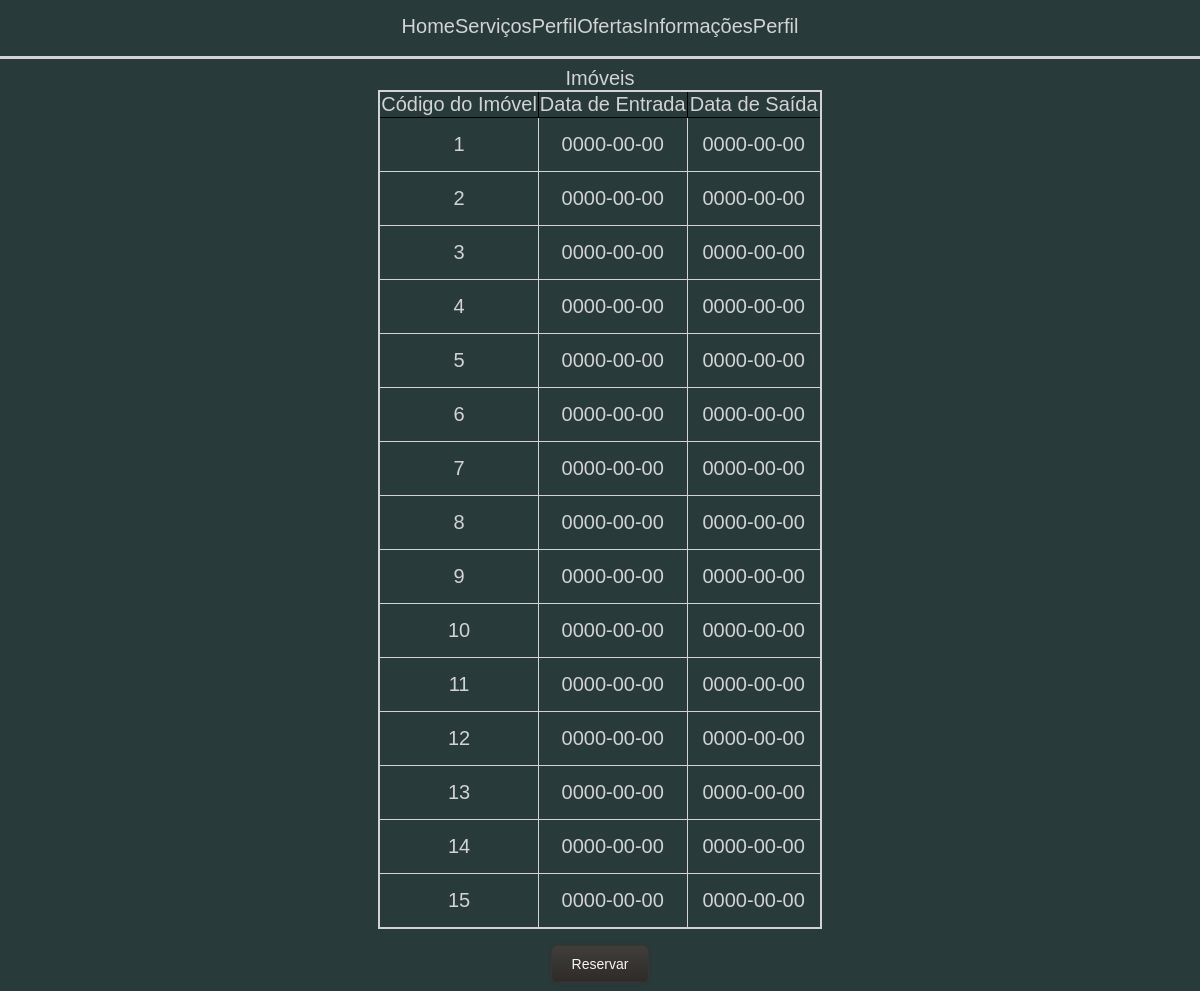
Page /calendario.php on the earlier database version.
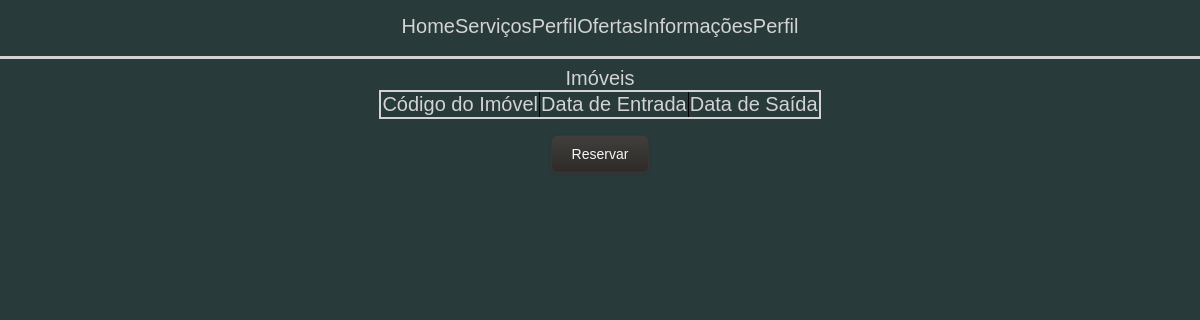
Same page on the later database version.
### tables this page shows
CREATE TABLE reserva(
idf int PRIMARY Key NOT NULL AUTO_INCREMENT,
data_entrada datetime NOT NULL,
data_saida datetime NOT NULL,
npessoas int NOT NULL, 
nid int NOT NULL,
idc int NOT NULL,
FOREIGN kEY (nid) REFERENCES hospede(nid) ON DELETE CASCADE,
FOREIGN kEY (idc) REFERENCES imovel(idc) ON DELETE CASCADE);

### calendario.php (the view, shortened to what this page needs)
<!DOCTYPE html>
<html>
<head>
	<link rel="stylesheet" href="main5.css">
	<?php
	include_once("connect.php");
	$consult =  "SELECT * FROM reserva";
	$consulta2 = mysqli_query($conn, $consult);
	?>
	<link rel="stylesheet" href="main4.css">
</head>
<body>
	<div class="cabecalho" align="center">
        <div class="menu" align="center">
            <nav align="center">
                <ul align="center">
                    <li><a href="index.php">Home</a></li><li><a href="index.php#901">Serviços</a></li><li><a href="index.php#902">Perfil</a></li><li><a href="index.php#903">Ofertas</a></li><li><a href="index.php#904">Informações</a></li><li><a href="perfil.php">Perfil</a></li>
                </ul>
            </nav>
        </div>
    </div>
    <div class="container" align="center">
		<table align="center" style="border-spacing: 5px; border: 2px solid lightgray; border-collapse: collapse;">
			<caption style="color:lightgray;" align="center">Imóveis</caption>
			<tbody style="color:lightgray;" align="center">
				<tr>
					<td>Código do Imóvel</td>
					<td>Data de Entrada</td>
					<td>Data de Saída</td>
				</tr>
			</tbody>
			<tbody>
				<?php while($row = mysqli_fetch_assoc($consulta2)) { ?>
				<tr style="padding: 15px;">
					<td style="color:lightgray; padding: 15px; border: 1px solid"><?php echo $row['idc']; ?></td>
					<td style="color:lightgray; padding: 15px; border: 1px solid"><?php echo $row['data_entrada']; ?></td>
					<td style="color:lightgray; padding: 15px; border: 1px solid"><?php echo $row['data_saida']; ?></td>
				</tr>
			<?php  } ?>
			</tbody>
		</table>
	</div>
	<div>
		<a href="reserva.php"><button type="button" href=# class="css3button">Reservar</button></a>
	</div>
</body>
</html>

### main5.css (style rules this page uses)
button.css3button { font-family: sans-serif; font-size: 14px; color: #f7f7f7; padding: 10px 20px; background: -moz-linear-gradient( top, #403e3b 0%, #3b3a36 25%, #2e2a29); background: -webkit-gradient( linear, left top, left bottom, from(#403e3b), color-stop(0.25, #3b3a36), to(#2e2a29)); -moz-border-radius: 6px; -webkit-border-radius: 6px; border-radius: 6px; border: 1px solid #383532; -moz-box-shadow: 0px 1px 3px rgba(51,47,51,0.5), inset 0px -1px 0px rgba(54,50,54,0.7); -webkit-box-shadow: 0px 1px 3px rgba(51,47,51,0.5), inset 0px -1px 0px rgba(54,50,54,0.7); box-shadow: 0px 1px 3px rgba(51,47,51,0.5), inset 0px -1px 0px rgba(54,50,54,0.7); text-shadow: 0px -1px 1px rgba(51,47,51,0.2), 0px 1px 0px rgba(56,52,56,0.3); }

### main4.css (style rules this page uses)
body { background-size: 100vw 100vh; background-attachment: fixed; margin: 0; font-family: sans-serif; background-color: #283A3A; width: 100%; }
div { text-align: center; padding: 8px; color: black; font-size: 20px; }
.cabecalho { width: 100%; margin: 0px; padding: 0px; height: 20%; border-bottom: 3px solid lightgray; }
nav { width: 100%; z-index: 10; color: white; }
.menu ul { padding:0px; margin:0px; list-style:none; height: 40px; }
.menu ul li { display: inline-block; color: lightgray; }
.menu ul li a { display: inline-block; border-bottom: 3px solid #283A3A; color: lightgray; padding: 0px; text-decoration: none; line-height: 37px; }
table, th, td { border: 1px solid black; border-collapse: collapse; }
button.css3button { font-family: sans-serif; font-size: 14px; color: #f7f7f7; padding: 10px 20px; background: -moz-linear-gradient( top, #403e3b 0%, #3b3a36 25%, #2e2a29); background: -webkit-gradient( linear, left top, left bottom, from(#403e3b), color-stop(0.25, #3b3a36), to(#2e2a29)); -moz-border-radius: 6px; -webkit-border-radius: 6px; border-radius: 6px; border: 1px solid #383532; -moz-box-shadow: 0px 1px 3px rgba(51,47,51,0.5), inset 0px -1px 0px rgba(54,50,54,0.7); -webkit-box-shadow: 0px 1px 3px rgba(51,47,51,0.5), inset 0px -1px 0px rgba(54,50,54,0.7); box-shadow: 0px 1px 3px rgba(51,47,51,0.5), inset 0px -1px 0px rgba(54,50,54,0.7); text-shadow: 0px -1px 1px rgba(51,47,51,0.2), 0px 1px 0px rgba(56,52,56,0.3); }

Differences in the rows shown:
removed reserva: idc "1", data_entrada "0000-00-00", data_saida "0000-00-00"
removed reserva: idc "2", data_entrada "0000-00-00", data_saida "0000-00-00"
removed reserva: idc "3", data_entrada "0000-00-00", data_saida "0000-00-00"
removed reserva: idc "4", data_entrada "0000-00-00", data_saida "0000-00-00"
removed reserva: idc "5", data_entrada "0000-00-00", data_saida "0000-00-00"
removed reserva: idc "6", data_entrada "0000-00-00", data_saida "0000-00-00"
removed reserva: idc "7", data_entrada "0000-00-00", data_saida "0000-00-00"
removed reserva: idc "8", data_entrada "0000-00-00", data_saida "0000-00-00"
removed reserva: idc "9", data_entrada "0000-00-00", data_saida "0000-00-00"
removed reserva: idc "10", data_entrada "0000-00-00", data_saida "0000-00-00"
removed reserva: idc "11", data_entrada "0000-00-00", data_saida "0000-00-00"
removed reserva: idc "12", data_entrada "0000-00-00", data_saida "0000-00-00"
removed reserva: idc "13", data_entrada "0000-00-00", data_saida "0000-00-00"
removed reserva: idc "14", data_entrada "0000-00-00", data_saida "0000-00-00"
removed reserva: idc "15", data_entrada "0000-00-00", data_saida "0000-00-00"
